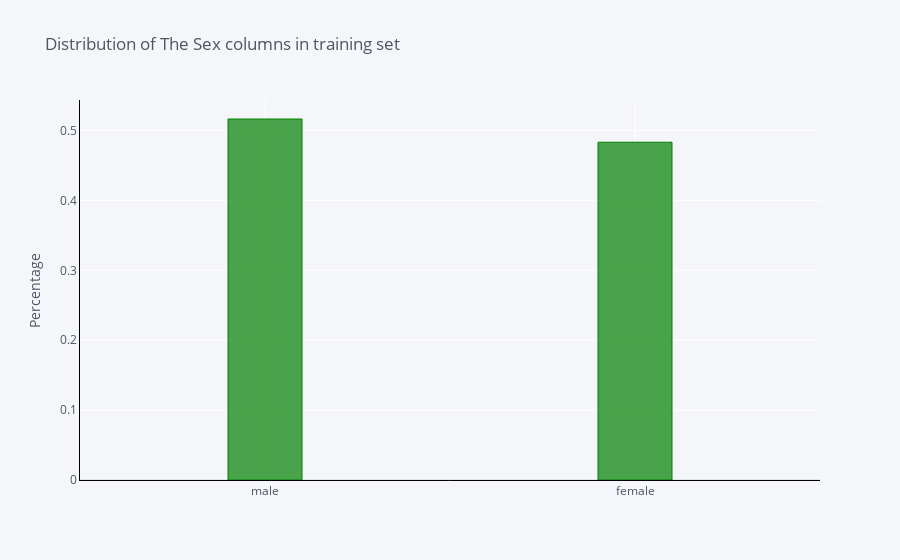

Notebook code cell kept with this figure:
### Code cell
train_df['sex'].value_counts(normalize=True).iplot(kind='bar',
                                                    yTitle='Percentage',
                                                    linecolor='black',
                                                    opacity=0.7,
                                                    color='green',
                                                    theme='pearl',
                                                    bargap=0.8,
                                                    gridcolor='white',  
                                                    title='Distribution of The Sex columns in training set')

### Figure 1 — Plotly figure (JSON) as saved in the notebook; plotly's stock layout.template omitted (floating-point values rounded to 4 significant figures)
{"data": [{"marker": {"color": "rgba(0, 128, 0, 0.7)", "line": {"color": "rgba(0, 128, 0, 1.0)", "width": 1}}, "name": "sex", "orientation": "v", "text": "", "type": "bar", "x": ["male", "female"], "y": [0.5166, 0.4834]}], "layout": {"bargap": 0.8, "legend": {"bgcolor": "#F5F6F9", "font": {"color": "#4D5663"}}, "paper_bgcolor": "#F5F6F9", "plot_bgcolor": "#F5F6F9", "title": {"font": {"color": "#4D5663"}, "text": "Distribution of The Sex columns in training set"}, "xaxis": {"gridcolor": "white", "linecolor": "black", "showgrid": true, "tickfont": {"color": "#4D5663"}, "title": {"font": {"color": "#4D5663"}, "text": ""}, "zerolinecolor": "#E1E5ED"}, "yaxis": {"gridcolor": "white", "linecolor": "black", "showgrid": true, "tickfont": {"color": "#4D5663"}, "title": {"font": {"color": "#4D5663"}, "text": "Percentage"}, "zerolinecolor": "#E1E5ED"}}}
